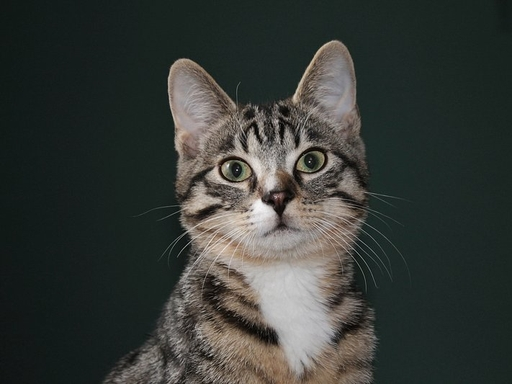
#> input picture cat,png.jpg, 512 x 384 px
$ python main.py
#> lines starting #> are read from the running program, lines starting #| are printed output that depends on the picture
import cv2
import numpy as np
import matplotlib.pyplot as plt


img = cv2.imread("cat,png.jpg")
#> img is the input picture: shape (384, 512, 3); mean B, G, R 54.9, 58.7, 54.6
if img is None:
    print("错误：无法读取图片，请检查路径/文件名是否正确！")
    exit()


height, width, channels = img.shape
#> height = 384; width = 512; channels = 3
dtype = img.dtype
print(f"图像尺寸：{width} × {height}")
#| 图像尺寸：512 × 384
print(f"通道数：{channels}")
#| 通道数：3
print(f"像素数据类型：{dtype}")
#| 像素数据类型：uint8

img_rgb = cv2.cvtColor(img, cv2.COLOR_BGR2RGB)
plt.figure("Original Image (Matplotlib)")
plt.imshow(img_rgb)
plt.axis("off")
# 可选：注释掉plt.show()避免弹窗，只保留文件保存
# plt.show()

gray_img = cv2.cvtColor(img, cv2.COLOR_BGR2GRAY)

cv2.imwrite("gray_test.jpg", gray_img)
print("✅ 灰度图已保存为 gray_test.jpg")


if channels == 3:
    pixel_val = img[100, 100]
#> pixel_val = [30, 31, 22]
    print(f"像素 (100,100) 的 BGR 值：{pixel_val}")
#| 像素 (100,100) 的 BGR 值：[30 31 22]
else:
    pixel_val = gray_img[100, 100]
    print(f"像素 (100,100) 的灰度值：{pixel_val}")


if height >= 200 and width >= 200:
    crop_img = img[0:200, 0:200]
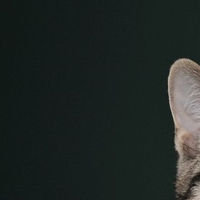
#> crop_img: shape (200, 200, 3); mean B, G, R 37.1, 39.7, 32.4
    cv2.imwrite("crop_test.jpg", crop_img)
    print("✅ 裁剪区域已保存为 crop_test.jpg")
else:
    print("⚠️ 图片尺寸小于200×200，跳过裁剪保存")

plt.close('all')
print("\n🎉 所有核心任务执行完成！")
